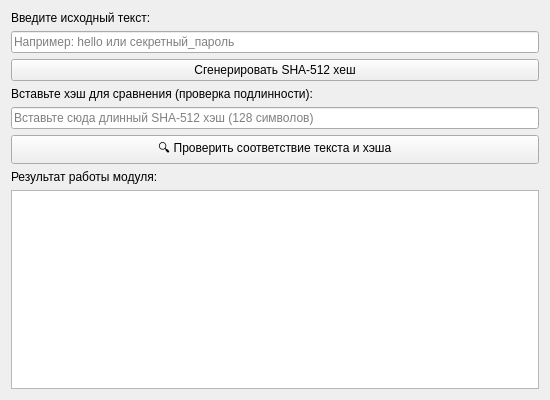
<?xml version="1.0" encoding="UTF-8"?>
<ui version="4.0">
    <class>SHAWindow</class>
    <widget class="QWidget" name="SHAWindow">
        <property name="geometry">
            <rect>
                <x>0</x>
                <y>0</y>
                <width>550</width>
                <height>400</height>
            </rect>
        </property>
        <property name="windowTitle">
            <string>SHA-512 Криптомодуль</string>
        </property>
        <layout class="QVBoxLayout" name="verticalLayout">
            <item>
                <widget class="QLabel" name="label">
                    <property name="text">
                        <string>Введите исходный текст:</string>
                    </property>
                </widget>
            </item>
            <item>
                <widget class="QLineEdit" name="inputEdit">
                    <property name="placeholderText">
                        <string>Например: hello или секретный_пароль</string>
                    </property>
                </widget>
            </item>
            <item>
                <layout class="QHBoxLayout" name="horizontalLayout">
                    <item>
                        <widget class="QPushButton" name="calcButton">
                            <property name="text">
                                <string>Сгенерировать SHA-512 хеш</string>
                            </property>
                        </widget>
                    </item>
                </layout>
            </item>
            <item>
                <widget class="QLabel" name="label_3">
                    <property name="text">
                        <string>Вставьте хэш для сравнения (проверка подлинности):</string>
                    </property>
                </widget>
            </item>
            <item>
                <widget class="QLineEdit" name="hashCompareEdit">
                    <property name="placeholderText">
                        <string>Вставьте сюда длинный SHA-512 хэш (128 символов)</string>
                    </property>
                </widget>
            </item>
            <item>
                <widget class="QPushButton" name="checkButton">
                    <property name="text">
                        <string>🔍 Проверить соответствие текста и хэша</string>
                    </property>
                </widget>
            </item>
            <item>
                <widget class="QLabel" name="label_2">
                    <property name="text">
                        <string>Результат работы модуля:</string>
                    </property>
                </widget>
            </item>
            <item>
                <widget class="QTextEdit" name="resultEdit">
                    <property name="readOnly">
                        <bool>true</bool>
                    </property>
                </widget>
            </item>
        </layout>
    </widget>
</ui>
